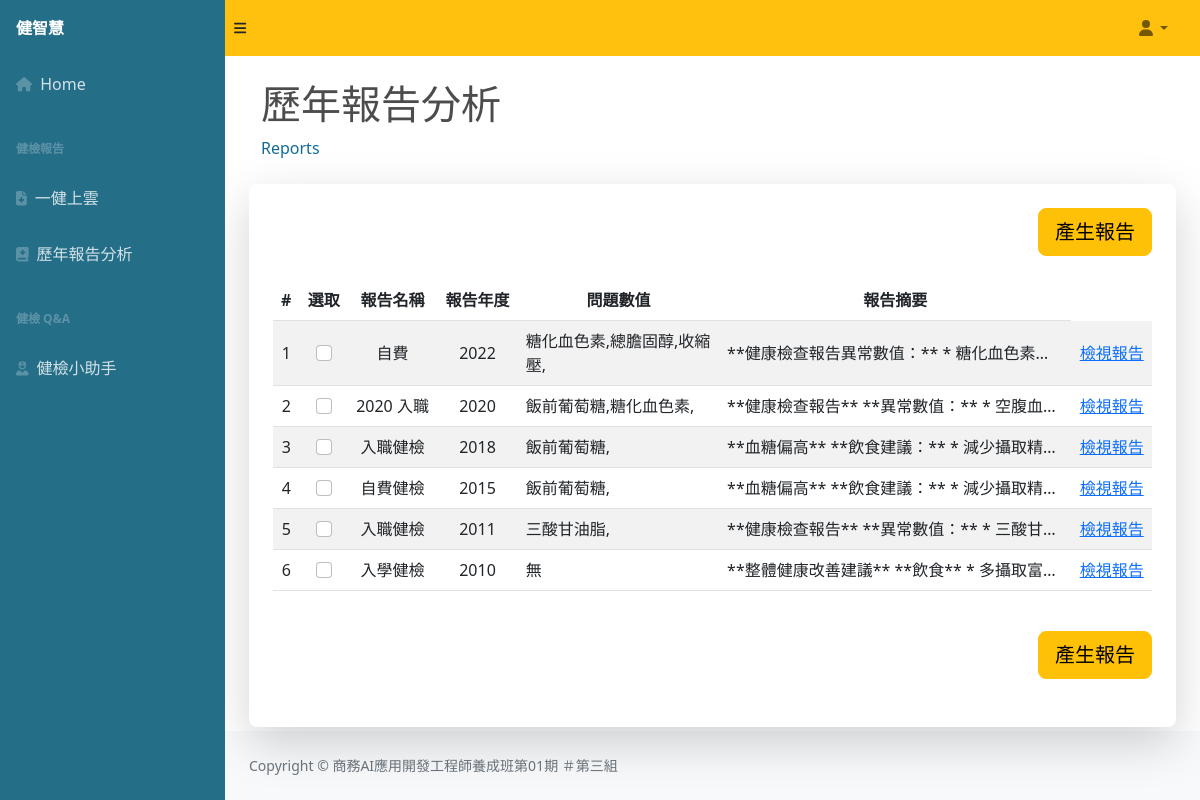
Page /reports/ on the earlier database version.
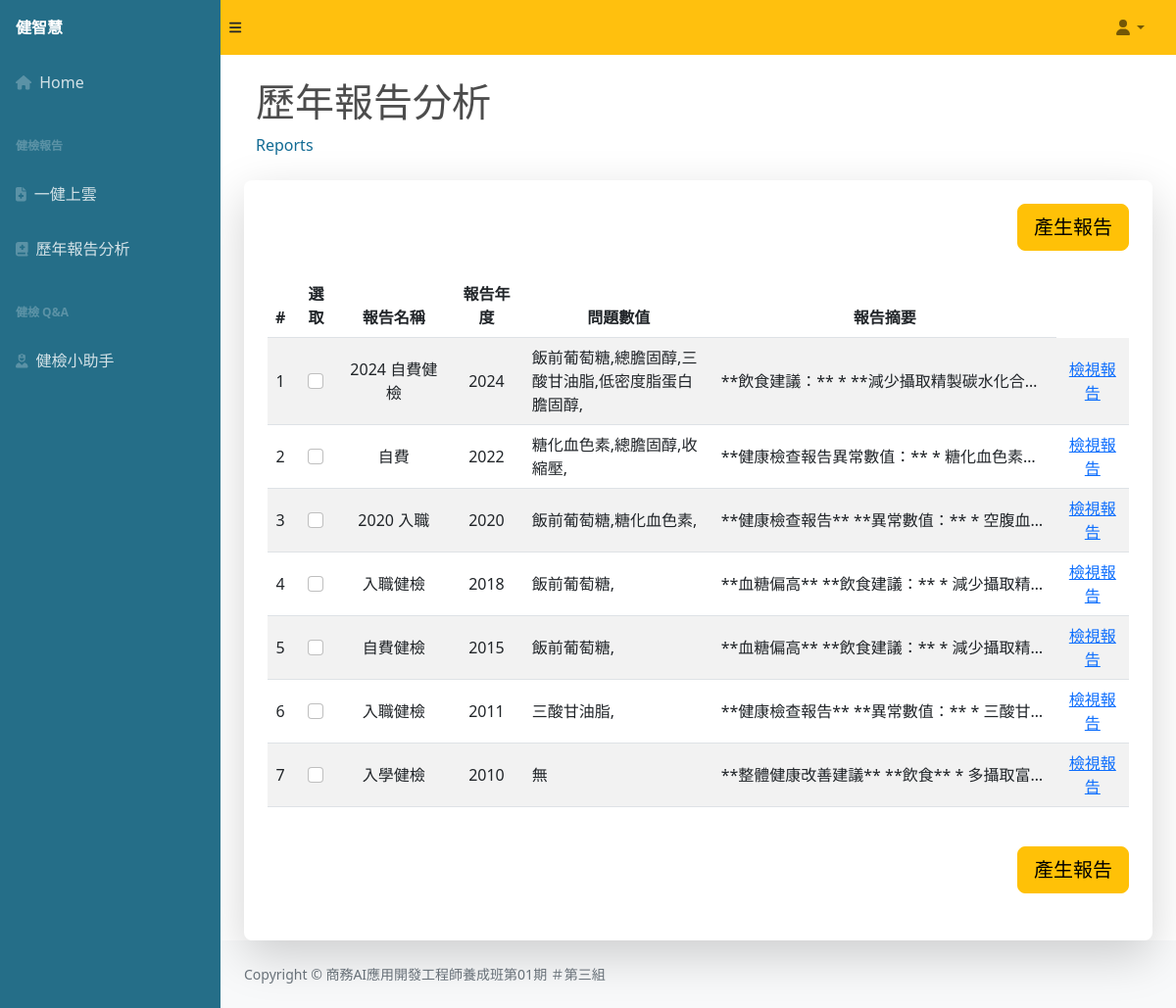
Same page on the later database version.
### content/models.py (models this page shows)
class Report(models.Model):
  report_name = models.CharField(max_length=50)
  report_year = models.CharField(max_length=5)
  diastolic_pressure = models.IntegerField()
  systolic_pressure  = models.IntegerField()
  pulse = models.IntegerField()
  glucose_ac = models.IntegerField()
  hba1c = models.FloatField()
  t_cho = models.IntegerField()
  tg = models.IntegerField()
  hdl_c = models.IntegerField()
  ldl_c = models.IntegerField()
  problems = models.TextField(max_length=200)
  abstract = models.TextField(max_length=1000)
  created_at = models.DateTimeField(auto_now_add=True)

### content/views.py (the view)
# urls.py: path('reports/', views.select, name='select'),
def select(request):
    reports = Report.objects.all().values().order_by('-report_year')
    template = loader.get_template('select.html')
    context = {
        'reports': reports
    }
    return HttpResponse(template.render(context, request))

### content/templates/select.html (shortened to what this page needs)
{% extends 'basic.html'%}
    {% block mymessage %}
        <div class="container-fluid">
            <h1 class="mt-4 text-black-70">歷年報告分析</h1>
            <ol class="breadcrumb mb-4">
                <li class="breadcrumb-item active">Reports</li>
            </ol>
        </div>
        <div class="container-fluid px-4 py-4 rounded-3 shadow-lg overflow-auto bg-white">
                <form action="selectreport/" method="post">
                    <button class="btn  btn-lg btn-warning float-end mb-4" type="submit" onclick="showLoading2()">產生報告</button>
                    <div style="max-height: 60vh; overflow-y: scroll; clear:both;">
                        <table class="table table-striped table-hover align-middle">
                            <thead>
                                <tr>
                                    <th class="text-center" scope="col">#</th>
                                    <th class="text-center" scope="col">選取</th>
                                    <th class="text-center" scope="col">報告名稱</th>
                                    <th class="text-center" scope="col">報告年度</th>
                                    <th class="text-center" scope="col">問題數值</th>
                                    <th class="text-center" scope="col">報告摘要</th>
                                </tr>
                            </thead>
                            <tbody>
                                {% for r in reports %}
                                <tr>
                                    <td class="text-center" style="max-width: 80px;">{{forloop.counter}}</td>
                                    <td class="text-center" style="max-width: 80px;"><input class="form-check-input" type="checkbox" id="report_{{r.id}}" name="report_{{r.id}}" /></td>
                                    <td class="text-center" style="max-width: 200px;">{{ r.report_name }}</td>
                                    <td class="text-center" style="max-width: 100px;">{{ r.report_year }}</td>
                                    <td class="text-left" style="max-width: 200px; min-width: 140px;">{% if r.problems %}{{ r.problems }} {% else %} 無 {% endif %}</td>
                                    <td class="text-truncate" style="max-width: 350px;">{{ r.abstract }}</td>
                                    <td class="text-center"><a href="one_report/{{r.id}}">檢視報告</a></td>
                                </tr>
                                {% endfor %}
                            </tbody>
                        </table>
                    </div>
                    <button class="btn  btn-lg btn-warning float-end my-4" type="submit" onclick="showLoading2()">產生報告</button>
                </form>
        </div>
    {% endblock %}

### content/templates/basic.html (shortened to what this page needs)
<!DOCTYPE html>
<html lang="en">
    <head>
        <link href="https://cdn.jsdelivr.net/npm/simple-datatables@7.1.2/dist/style.min.css" rel="stylesheet" />
        {% load static %}
        <link href="{% static 'css/styles.css' %}" rel="stylesheet" />
    </head>
    <body class="sb-nav-fixed">
        {% include 'nav.html'%}
        <div id="layoutSidenav">
            {% include 'sidebar.html'%}
            <div id="layoutSidenav_content">
                <main class="px-4">
                    {% block mymessage %}
                    {% endblock %}
                </main>
                {% include 'footer.html'%}
            </div>
        </div>
        {% load static %}
    </body>
</html>

### content/templates/nav.html (shortened to what this page needs)
<nav class="sb-topnav navbar navbar-expand navbar-light" style="background-color: #ffc00e;">
    <a class="navbar-brand ps-3" href="/">健智慧</a>
    <button class="btn btn-link btn-sm order-1 order-lg-0 me-4 me-lg-0" id="sidebarToggle" href="#!"><i class="fas fa-bars"></i></button>
    <ul class="navbar-nav ms-auto ms-md-0 me-3 me-lg-4">
        <li class="nav-item dropdown">
            <a class="nav-link dropdown-toggle" id="navbarDropdown" href="#" role="button" data-bs-toggle="dropdown" aria-expanded="false"><i class="fas fa-user fa-fw"></i></a>
        </li>
    </ul>
</nav>

### content/templates/sidebar.html
<div id="layoutSidenav_nav">
    <nav class="sb-sidenav accordion sb-sidenav-dark" id="sidenavAccordion" style="background-color: #256e88">
        <div class="sb-sidenav-menu">
            <div class="nav">
                <div>
                    <b><a class="nav-link" href="/">健智慧</a></b>
                </div>
                <a class="nav-link" href="/">
                    <div class="sb-nav-link-icon"><i class="fa-solid fa-house"></i></div>
                    Home
                </a>
                <div class="sb-sidenav-menu-heading">健檢報告</div>
                <a class="nav-link" href="/create">
                    <div class="sb-nav-link-icon"><i class="fa-solid fa-file-medical"></i></div>
                    一健上雲
                </a>
                <a class="nav-link" href="/reports">
                    <div class="sb-nav-link-icon"><i class="fa-solid fa-book-medical"></i></div>
                    歷年報告分析
                </a>
                <div class="sb-sidenav-menu-heading">健檢 Q&A </div>
                <a class="nav-link" href="/assistant">
                    <div class="sb-nav-link-icon"><i class="fa-solid fa-user-nurse"></i></div>
                    健檢小助手
                </a>
            </div>
        </div>
    </nav>
</div>

### content/templates/footer.html
<footer class="py-4 bg-light mt-auto">
    <div class="container-fluid px-4">
        <div class="d-flex align-items-center justify-content-between small">
            <div class="text-muted">Copyright &copy; 商務AI應用開發工程師養成班第01期  ＃第三組</div>
        </div>
    </div>
</footer>

Differences in the rows shown:
added Report: report_name "2024 自費健檢", report_year "2024", problems "飯前葡萄糖,總膽固醇,三酸甘油脂,低密度脂蛋白膽固醇,", abstract "**飲食建議：** * **減少攝取精製碳水化合…"
